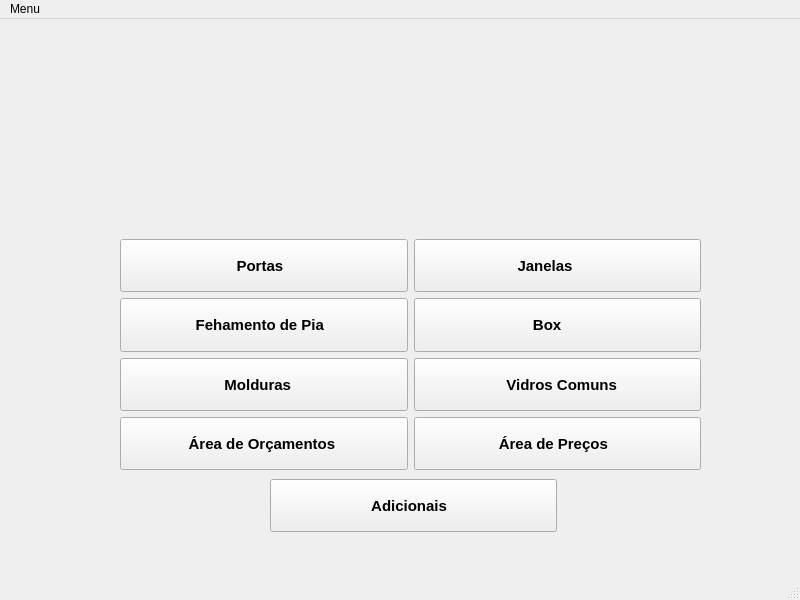
<?xml version="1.0" encoding="UTF-8"?>
<ui version="4.0">
 <class>MainWindow</class>
 <widget class="QMainWindow" name="MainWindow">
  <property name="geometry">
   <rect>
    <x>0</x>
    <y>0</y>
    <width>800</width>
    <height>600</height>
   </rect>
  </property>
  <property name="windowTitle">
   <string>MainWindow</string>
  </property>
  <widget class="QWidget" name="centralwidget">
   <widget class="QLabel" name="label">
    <property name="geometry">
     <rect>
      <x>170</x>
      <y>-10</y>
      <width>461</width>
      <height>231</height>
     </rect>
    </property>
    <property name="font">
     <font>
      <bold>true</bold>
     </font>
    </property>
    <property name="text">
     <string/>
    </property>
    <property name="pixmap">
     <pixmap resource="files.qrc">:/imagens/AberturaArtvidros.png</pixmap>
    </property>
    <property name="scaledContents">
     <bool>true</bool>
    </property>
   </widget>
   <widget class="QWidget" name="gridLayoutWidget">
    <property name="geometry">
     <rect>
      <x>120</x>
      <y>220</y>
      <width>581</width>
      <height>231</height>
     </rect>
    </property>
    <layout class="QGridLayout" name="gridLayout">
     <item row="1" column="0">
      <widget class="QPushButton" name="pushButtonFechamentoPia">
       <property name="sizePolicy">
        <sizepolicy hsizetype="Minimum" vsizetype="Preferred">
         <horstretch>0</horstretch>
         <verstretch>0</verstretch>
        </sizepolicy>
       </property>
       <property name="font">
        <font>
         <pointsize>11</pointsize>
         <bold>true</bold>
        </font>
       </property>
       <property name="text">
        <string>   Fehamento de Pia     </string>
       </property>
       <property name="icon">
        <iconset resource="files.qrc">
         <normaloff>:/imagens/pia-da-cozinha.png</normaloff>:/imagens/pia-da-cozinha.png</iconset>
       </property>
       <property name="iconSize">
        <size>
         <width>32</width>
         <height>32</height>
        </size>
       </property>
      </widget>
     </item>
     <item row="2" column="0">
      <widget class="QPushButton" name="pushButtonMoldura">
       <property name="sizePolicy">
        <sizepolicy hsizetype="Minimum" vsizetype="Preferred">
         <horstretch>0</horstretch>
         <verstretch>0</verstretch>
        </sizepolicy>
       </property>
       <property name="font">
        <font>
         <pointsize>11</pointsize>
         <bold>true</bold>
        </font>
       </property>
       <property name="text">
        <string>         Molduras            </string>
       </property>
       <property name="icon">
        <iconset resource="files.qrc">
         <normaloff>:/imagens/moldura.png</normaloff>:/imagens/moldura.png</iconset>
       </property>
       <property name="iconSize">
        <size>
         <width>32</width>
         <height>32</height>
        </size>
       </property>
      </widget>
     </item>
     <item row="0" column="1">
      <widget class="QPushButton" name="pushButtonJanelas">
       <property name="sizePolicy">
        <sizepolicy hsizetype="Minimum" vsizetype="Preferred">
         <horstretch>0</horstretch>
         <verstretch>0</verstretch>
        </sizepolicy>
       </property>
       <property name="font">
        <font>
         <pointsize>11</pointsize>
         <bold>true</bold>
        </font>
       </property>
       <property name="text">
        <string>      Janelas            </string>
       </property>
       <property name="icon">
        <iconset resource="files.qrc">
         <normaloff>:/imagens/janela.png</normaloff>:/imagens/janela.png</iconset>
       </property>
       <property name="iconSize">
        <size>
         <width>32</width>
         <height>32</height>
        </size>
       </property>
      </widget>
     </item>
     <item row="1" column="1">
      <widget class="QPushButton" name="pushButtonBox">
       <property name="sizePolicy">
        <sizepolicy hsizetype="Minimum" vsizetype="Preferred">
         <horstretch>0</horstretch>
         <verstretch>0</verstretch>
        </sizepolicy>
       </property>
       <property name="font">
        <font>
         <pointsize>11</pointsize>
         <bold>true</bold>
        </font>
       </property>
       <property name="text">
        <string>          Box               </string>
       </property>
       <property name="icon">
        <iconset resource="files.qrc">
         <normaloff>:/imagens/banho.png</normaloff>:/imagens/banho.png</iconset>
       </property>
       <property name="iconSize">
        <size>
         <width>32</width>
         <height>32</height>
        </size>
       </property>
      </widget>
     </item>
     <item row="3" column="0">
      <widget class="QPushButton" name="pushButtonOrcamentos">
       <property name="sizePolicy">
        <sizepolicy hsizetype="Minimum" vsizetype="Preferred">
         <horstretch>0</horstretch>
         <verstretch>0</verstretch>
        </sizepolicy>
       </property>
       <property name="font">
        <font>
         <pointsize>11</pointsize>
         <bold>true</bold>
        </font>
       </property>
       <property name="text">
        <string> Área de Orçamentos  </string>
       </property>
       <property name="icon">
        <iconset resource="files.qrc">
         <normaloff>:/imagens/orcamento.png</normaloff>:/imagens/orcamento.png</iconset>
       </property>
       <property name="iconSize">
        <size>
         <width>32</width>
         <height>32</height>
        </size>
       </property>
      </widget>
     </item>
     <item row="3" column="1">
      <widget class="QPushButton" name="pushButtonAreaPrecos">
       <property name="sizePolicy">
        <sizepolicy hsizetype="Minimum" vsizetype="Preferred">
         <horstretch>0</horstretch>
         <verstretch>0</verstretch>
        </sizepolicy>
       </property>
       <property name="font">
        <font>
         <pointsize>11</pointsize>
         <bold>true</bold>
        </font>
       </property>
       <property name="text">
        <string>  Área de Preços    </string>
       </property>
       <property name="icon">
        <iconset resource="files.qrc">
         <normaloff>:/imagens/Preco.png</normaloff>:/imagens/Preco.png</iconset>
       </property>
       <property name="iconSize">
        <size>
         <width>32</width>
         <height>32</height>
        </size>
       </property>
      </widget>
     </item>
     <item row="2" column="1">
      <widget class="QPushButton" name="pushButtonVidrosComuns">
       <property name="sizePolicy">
        <sizepolicy hsizetype="Minimum" vsizetype="Preferred">
         <horstretch>0</horstretch>
         <verstretch>0</verstretch>
        </sizepolicy>
       </property>
       <property name="font">
        <font>
         <pointsize>11</pointsize>
         <bold>true</bold>
        </font>
       </property>
       <property name="text">
        <string>    Vidros Comuns  </string>
       </property>
       <property name="icon">
        <iconset resource="files.qrc">
         <normaloff>:/imagens/vidro comum.png</normaloff>:/imagens/vidro comum.png</iconset>
       </property>
       <property name="iconSize">
        <size>
         <width>32</width>
         <height>32</height>
        </size>
       </property>
      </widget>
     </item>
     <item row="0" column="0">
      <widget class="QPushButton" name="pushButtonPortas">
       <property name="sizePolicy">
        <sizepolicy hsizetype="Minimum" vsizetype="Preferred">
         <horstretch>0</horstretch>
         <verstretch>0</verstretch>
        </sizepolicy>
       </property>
       <property name="font">
        <font>
         <pointsize>11</pointsize>
         <bold>true</bold>
        </font>
       </property>
       <property name="text">
        <string>             Portas               </string>
       </property>
       <property name="icon">
        <iconset resource="files.qrc">
         <normaloff>:/imagens/porta.png</normaloff>:/imagens/porta.png</iconset>
       </property>
       <property name="iconSize">
        <size>
         <width>32</width>
         <height>32</height>
        </size>
       </property>
       <property name="checkable">
        <bool>false</bool>
       </property>
      </widget>
     </item>
    </layout>
   </widget>
   <widget class="QPushButton" name="pushButtonAdicionais">
    <property name="geometry">
     <rect>
      <x>270</x>
      <y>460</y>
      <width>287</width>
      <height>53</height>
     </rect>
    </property>
    <property name="sizePolicy">
     <sizepolicy hsizetype="Minimum" vsizetype="Preferred">
      <horstretch>0</horstretch>
      <verstretch>0</verstretch>
     </sizepolicy>
    </property>
    <property name="font">
     <font>
      <pointsize>11</pointsize>
      <bold>true</bold>
     </font>
    </property>
    <property name="text">
     <string>             Adicionais               </string>
    </property>
    <property name="icon">
     <iconset resource="files.qrc">
      <normaloff>:/imagens/adicionar-a-cesta.png</normaloff>:/imagens/adicionar-a-cesta.png</iconset>
    </property>
    <property name="iconSize">
     <size>
      <width>32</width>
      <height>32</height>
     </size>
    </property>
    <property name="checkable">
     <bool>false</bool>
    </property>
   </widget>
  </widget>
  <widget class="QMenuBar" name="menubar">
   <property name="geometry">
    <rect>
     <x>0</x>
     <y>0</y>
     <width>800</width>
     <height>22</height>
    </rect>
   </property>
   <widget class="QMenu" name="menuMenu">
    <property name="title">
     <string>Menu</string>
    </property>
    <addaction name="actionOr_amentos"/>
    <addaction name="actionPre_os"/>
    <addaction name="actionVendas"/>
   </widget>
   <addaction name="menuMenu"/>
  </widget>
  <widget class="QStatusBar" name="statusbar"/>
  <action name="actionOr_amentos">
   <property name="icon">
    <iconset resource="files.qrc">
     <normaloff>:/imagens/orcamento.png</normaloff>:/imagens/orcamento.png</iconset>
   </property>
   <property name="text">
    <string>Orçamentos</string>
   </property>
  </action>
  <action name="actionPre_os">
   <property name="icon">
    <iconset resource="files.qrc">
     <normaloff>:/imagens/Preco.png</normaloff>:/imagens/Preco.png</iconset>
   </property>
   <property name="text">
    <string>Preços</string>
   </property>
  </action>
  <action name="actionVendas">
   <property name="icon">
    <iconset resource="files.qrc">
     <normaloff>:/imagens/vendas.png</normaloff>:/imagens/vendas.png</iconset>
   </property>
   <property name="text">
    <string>Vendas</string>
   </property>
  </action>
 </widget>
 <resources>
  <include location="files.qrc"/>
 </resources>
 <connections/>
</ui>
